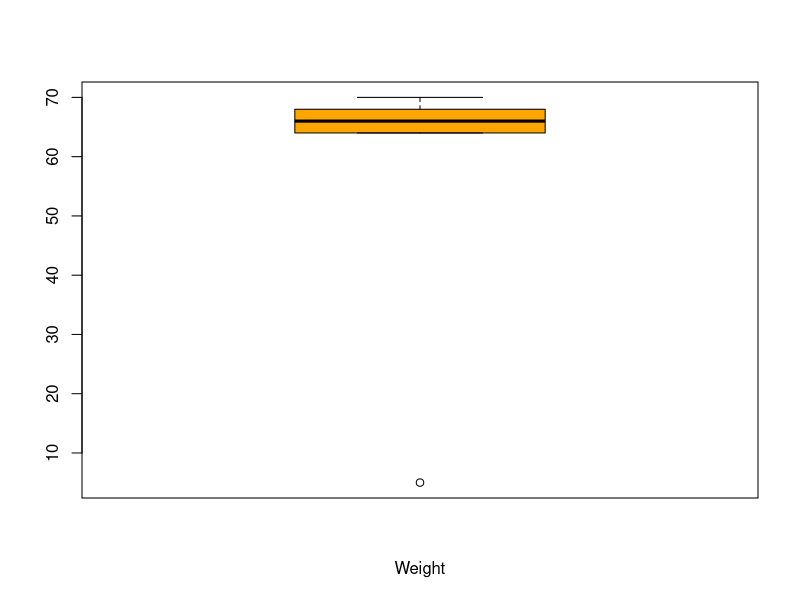
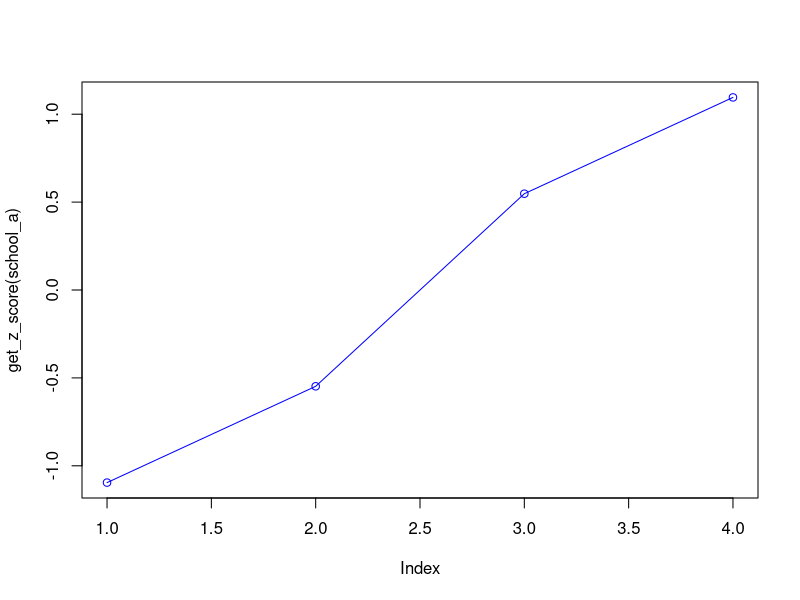
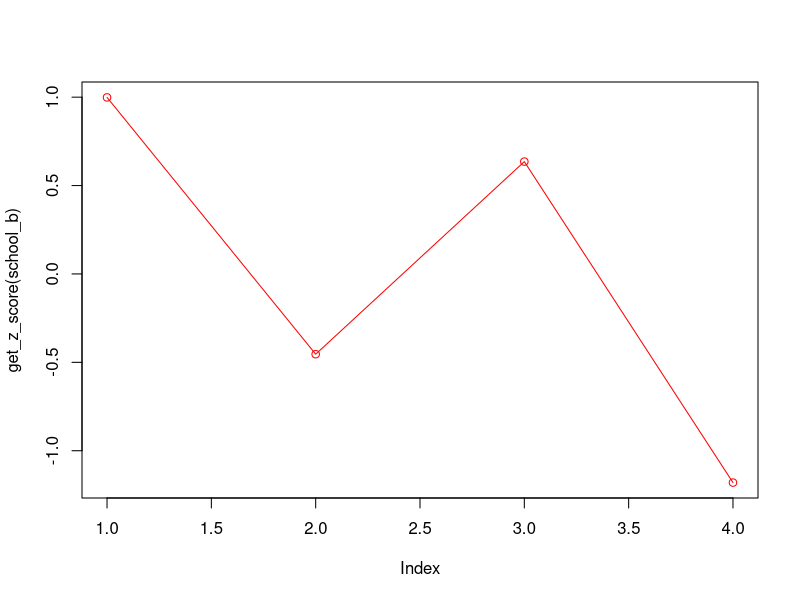

Here is the R script that generated these plots, in order:
w <- c(5,64,66,68,70)
quantile(w)
boxplot(w, col = "orange", xlab="Weight")


############## Simulation ############## 

p = 0.5
U = runif(1, min = 0, max = 1)
X = (U < p)
X


############## Z-Score ############## 

# https://www.youtube.com/watch?v=q5hdtU5UH5Y

school_a <- c(72,74,78,80)
school_b <- c(84,76,82,72)

# Calculate mean
mean(school_a)

# Calculate standard deviation
sd(school_a)

# calculate z-score
zscore <- (school_a - mean(school_a)) / sd(school_a)
zscore


get_z_score <- function(data) {
  z_score <- (data - mean(data)) / sd(data)
  print(z_score)
}



get_z_score(school_a)

plot(get_z_score(school_a), type="o", col="blue")
plot(get_z_score(school_b), type="o", col="red")
